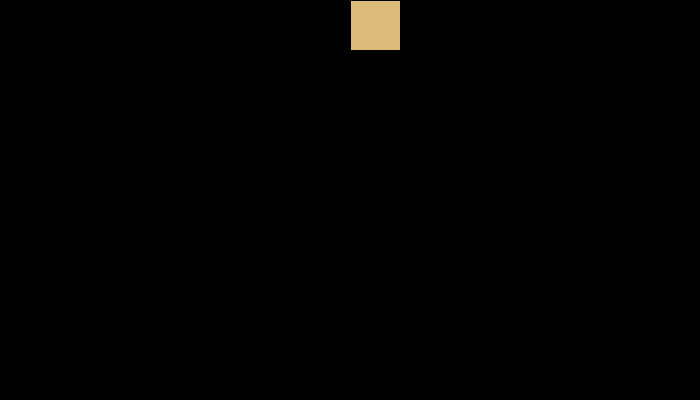
Frame 1 (no input)
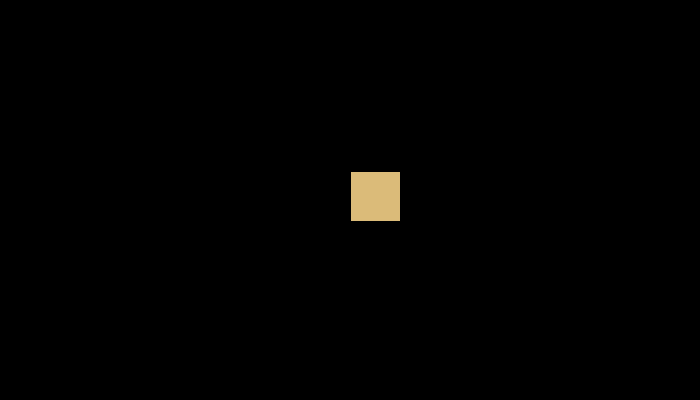
Frame 60 (the mouse pressed at the canvas centre just before this capture)
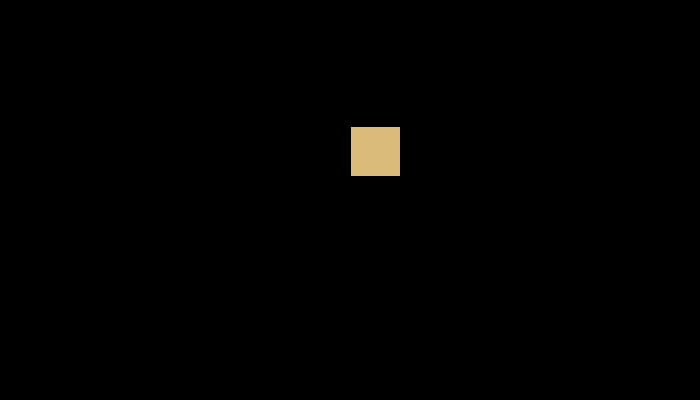
Frame 120 (the mouse held since frame 60 and released just before this capture)

The Processing sketch that drew these frames (run headless with seeded random() and noise(); from frame 60 on, the mouse is pressed at the canvas centre):

// Processing sketch: processing_41681
// ── processing_41681.pde

void setup(){
  
  size(700,400);
  background(0);
  stroke(0);
  
} 

float rectX = 350;
float rectY = 0;
float speed = 0;
float gravity = 0.1;


void draw(){
  
  background(0);
  fill(219,187,121);
  rect(rectX,rectY,50,50);
  
  rectY = rectY+speed;
  speed = speed+gravity;
  
    
  if(rectY > 350){
  
    speed = speed*-0.99;
    
  }
  

}
